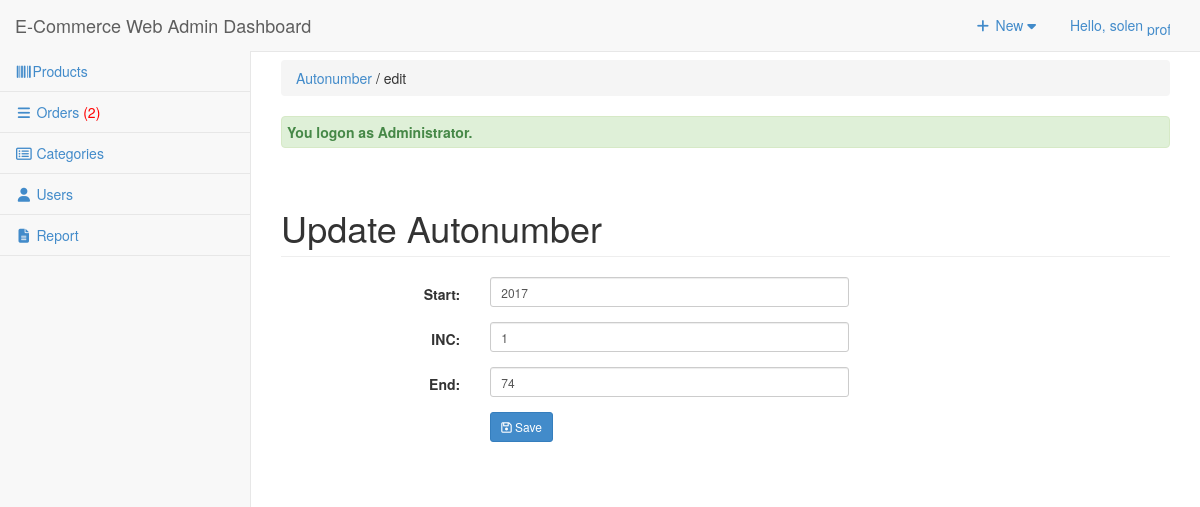
Screenshot of /admin/autonumber/index.php?view=edit&id=PROID (signed in) with the database file from the repository.
### tables this page shows
CREATE TABLE `tblautonumber` (
  `ID` int(11) NOT NULL,
  `AUTOSTART` varchar(11) NOT NULL,
  `AUTOINC` int(11) NOT NULL,
  `AUTOEND` int(11) NOT NULL,
  `AUTOKEY` varchar(12) NOT NULL,
  `AUTONUM` int(30) NOT NULL
);

### admin/autonumber/index.php (called while the page is built, shortened)
<?php
require_once ("../theme/templates.php");
?>

### include/autonumbers.php (called while the page is built, shortened)
<?php
require_once(LIB_PATH.DS.'database.php');
class Autonumber {
    protected static $tblname = "tblautonumber";
    function single_autonumber($autokey=""){
        global $pdo;
        $stmt = $pdo->prepare("SELECT * FROM " . self::$tblname . " WHERE AUTOKEY = :autokey LIMIT 1");
        $stmt->execute([':autokey' => $autokey]);
        return $stmt->fetch(PDO::FETCH_OBJ);
    }
}
?>

### admin/autonumber/edit.php (the view, shortened to what this page needs)
<?php
  $AUTOKEY = $_GET['id'];
  $autonumber = New Autonumber();
  $singleauto = $autonumber->single_autonumber($AUTOKEY);
?>
 <form class="form-horizontal span6" action="controller.php?action=edit" method="POST">
            <div class="row">
         <div class="col-lg-12">
            <h1 class="page-header">Update Autonumber</h1>
          </div>
       </div>
                  <div class="form-group">
                    <div class="col-md-8">
                      <label class="col-md-4 control-label" for=
                      "AUTOSTART">Start:</label>
                      <div class="col-md-8">
                         <input class="form-control input-sm" id="AUTOSTART" name="AUTOSTART" placeholder=
                            "Start" type="text" value="<?php  echo $singleauto->AUTOSTART; ?>">
                      </div>
                    </div>
                  </div>
                     <div class="form-group">
                    <div class="col-md-8">
                      <label class="col-md-4 control-label" for=
                      "AUTOINC">INC:</label>
                      <div class="col-md-8">
                         <input class="form-control input-sm" id="AUTOINC" name="AUTOINC" placeholder=
                            "INC" type="text" value="<?php  echo $singleauto->AUTOINC; ?>">
                      </div>
                    </div>
                  </div>
                   <div class="form-group">
                    <div class="col-md-8">
                      <label class="col-md-4 control-label" for=
                      "AUTOEND">End:</label>
                      <div class="col-md-8">
                         <input class="form-control input-sm" id="AUTOEND" name="AUTOEND" placeholder=
                            "End" type="text" value="<?php  echo $singleauto->AUTOEND; ?>">
                      </div>
                    </div>
                  </div>
             <div class="form-group">
                    <div class="col-md-8">
                      <label class="col-md-4 control-label" for=
                      "idno"></label>
                      <div class="col-md-8">
                      <button class="btn btn-primary btn-sm" name="save" type="submit" ><span class="fa fa-save fw-fa"></span> Save</button>
                      </div>
                    </div>
                  </div>
        <div class="form-group">
                <div class="rows">
                  <div class="col-md-6">
                    <label class="col-md-6 control-label" for=
                    "otherperson"></label>
                    <div class="col-md-6">
                    </div>
                  </div>
                  <div class="col-md-6" align="right">
                   </div>
              </div>
              </div>
        </form>
        </div>

### admin/css/sb-admin-2.css (style rules this page uses)
body { background-color: #f8f8f8; }

### rows the page displays
tblautonumber: AUTOSTART "2017", AUTOINC "1", AUTOEND "74"

### other values shown
$_SESSION['U_NAME'] "solen"
$res "2"
$title "Autonumber"
$header "edit"
$_SESSION['message'] "You logon as Administrator."
